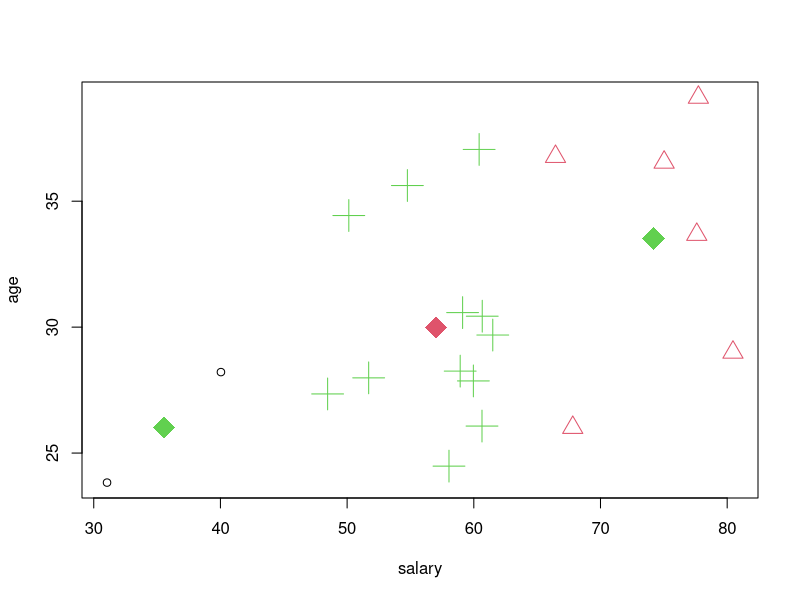

Recreate this plot in R.
#clustering - segmentation into groups

(salary = rnorm(20, mean=60, sd=10))
(age = rnorm(20, mean=30, sd=5))
df1 = data.frame(salary, age)
head(df1)
#Euclidean Distance 
k3 = kmeans(df1, centers=3)
k3
k3$cluster
k3$withinss
final = cbind(df1, cluster=k3$cluster)
final[order(final$cluster),]
plot(df1, col=k3$cluster, cex=k3$cluster, pch=k3$cluster)
points(k3$centers, pch=18, cex=3, col=k3$cluster)
k3$centers
head(df1)
sapply(df1, range)
df2= scale(df1)

k3b = kmeans(df2, centers=3)
k3b
cbind(k3b$cluster, k3$cluster)
k3b$centers
df2;df1
df1$cluster = k3b$cluster
head(df1)
df1$cluster1 = k3$cluster
head(df1)

library(dplyr)
df1 %>% group_by(cluster) %>% summarise(mean(salary), mean(age))
